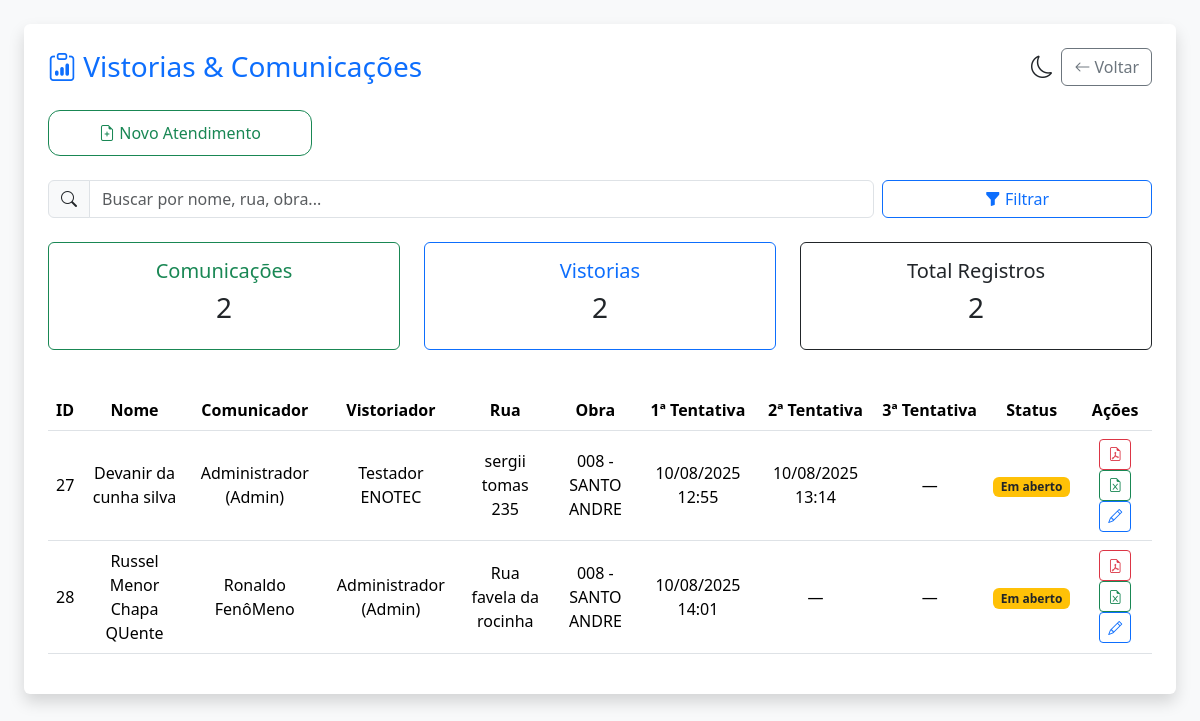
The app's page /atendimento/ (signed in) with its own data.
### app/models.py (models this page shows)
class ComunicacaoObra(db.Model):
    __tablename__ = 'comunicacao_obra'
    id = db.Column(db.Integer, primary_key=True)
    nome = db.Column(db.String(100), nullable=False)
    cpf = db.Column(db.String(20))
    endereco = db.Column(db.String(255))
    telefone = db.Column(db.String(50))
    bairro = db.Column(db.String(100))
    numero = db.Column(db.String(20))
    comunicado = db.Column(db.String(20))
    economia = db.Column(db.String(50))
    assinatura = db.Column(db.String(100))
    tipo_imovel = db.Column(db.String(200))
    data_envio = db.Column(db.DateTime, default=datetime.utcnow)
    obra_id = db.Column(db.Integer, db.ForeignKey('obra.id', name='fk_comunicacao_obra'))
    obra = db.relationship("Obra", backref="comunicacoes")
    usuario_id = db.Column(db.Integer, db.ForeignKey('user.id', name='fk_usuario_comunicacao'))
    usuario = db.relationship("User", backref="comunicacoes")  # ✅ AQUI
    vistorias = db.relationship("VistoriaImovel", back_populates="comunicacao", cascade="all, delete-orphan")

class User(db.Model):
    id = db.Column(db.Integer, primary_key=True)
    nome = db.Column(db.String(100), nullable=True)  # <-- temporariamente
    email = db.Column(db.String(120), unique=True, nullable=False)
    password = db.Column(db.String(120), nullable=False)
    cargo = db.Column(db.String(50), default="usuario")
    rg = db.Column(db.String(20), nullable=True)  # ✅ Adicionado aqui
    obra_id = db.Column(db.Integer, db.ForeignKey('obra.id'))
    obra = db.relationship('Obra', backref='usuarios')
    vistorias_responsavel = db.relationship(
        'VistoriaImovel',
        foreign_keys='VistoriaImovel.usuario_id',
        back_populates='usuario'
    )
    vistorias_que_finalizei = db.relationship(
        'VistoriaImovel',
        foreign_keys='VistoriaImovel.finalizada_por_user_id',
        back_populates='finalizada_por'
    )

class Obra(db.Model):
    id = db.Column(db.Integer, primary_key=True)
    nome = db.Column(db.String(100), nullable=False)
    descricao = db.Column(db.Text)
    endereco = db.Column(db.String(255))
    responsavel = db.Column(db.String(100))
    data_inicio = db.Column(db.Date)
    data_fim = db.Column(db.Date)
    criado_em = db.Column(db.DateTime, default=datetime.utcnow)

### app/atendimento/routes.py (the view)
@atendimento_bp.route("/")
def dashboard_unificado():
    if "user_id" not in session:
        return redirect(url_for("auth.login"))
    cargo = session.get("cargo")
    user_id = session.get("user_id")
    registros = []
    if cargo == "vistoriador":
        from app.models import User  # necessário se current_user não está funcionando
        usuario = User.query.get(user_id)
        obras_ids = [usuario.obra_id] if usuario and usuario.obra_id else []
    else:
        obras_ids = [obra.id for obra in Obra.query.all()]
    comunicacoes = ComunicacaoObra.query.filter(ComunicacaoObra.obra_id.in_(obras_ids)).all()
    vistorias = VistoriaImovel.query.filter(VistoriaImovel.obra_id.in_(obras_ids)).options(joinedload(VistoriaImovel.usuario)).all()
    ids_com_com_vistoria = [v.comunicacao_id for v in vistorias if v.comunicacao_id]
    for c in comunicacoes:
        if c.id not in ids_com_com_vistoria:
            registros.append({
                "id": c.id,
                "nome": c.nome,
                "rua": c.endereco,
                "obra": c.obra,
                "data_envio": c.data_envio,
                "finalizada": False,
                "comunicador": f"{c.usuario.nome} (Admin)" if c.usuario and c.usuario.cargo == "admin" else c.usuario.nome if c.usuario else "—"
            })
    for v in vistorias:
        registros.append({
    "id": v.id,
    "nome": v.nome_responsavel or (v.comunicacao.nome if v.comunicacao else "Sem nome"),
    "rua": v.rua or (v.comunicacao.endereco if v.comunicacao else "—"),
    "obra": v.obra,
    "data_envio": datetime.combine(v.data_1, v.hora_1) if v.data_1 and v.hora_1 else v.data_1,
    "segunda_tentativa": datetime.combine(v.data_2, v.hora_2) if v.data_2 and v.hora_2 else None,
    "terceira_tentativa": datetime.combine(v.data_3, v.hora_3) if v.data_3 and v.hora_3 else None,
    "finalizada": v.finalizada,
    "comunicador": (
        f"{v.comunicacao.usuario.nome} (Admin)" if v.comunicacao and v.comunicacao.usuario and v.comunicacao.usuario.cargo == "admin"
        else v.comunicacao.usuario.nome if v.comunicacao and v.comunicacao.usuario
        else "—"
    ),
    "vistoriador": (
        f"{v.usuario.nome} (Admin)" if v.usuario and v.usuario.cargo == "admin"
        else v.usuario.nome if v.usuario else "—"
    ),
})
    registros.sort(
        key=lambda r: datetime.combine(r["data_envio"], time.min) if r.get("data_envio") else datetime.min,
        reverse=True
    )
    return render_template("atendimento/dashboard.html",
                           registros=registros,
                           total_comunicacoes=len(comunicacoes),
                           total_vistorias=len(vistorias),
                           total_registros=len(registros))

### templates/atendimento/dashboard.html (shortened to what this page needs)
<!DOCTYPE html>
<html lang="pt-BR">
  <head>
    <link
      href="https://cdn.jsdelivr.net/npm/bootstrap@5.3.3/dist/css/bootstrap.min.css"
      rel="stylesheet"
    />
    <link
      href="https://cdn.jsdelivr.net/npm/bootstrap-icons@1.10.5/font/bootstrap-icons.css"
      rel="stylesheet"
    />
  </head>
  <body class="bg-light p-2 p-md-4">
    <div class="container-fluid bg-white p-4 rounded shadow">
      <div
        class="d-flex justify-content-between align-items-center mb-4 flex-wrap gap-2"
      >
        <h3 class="mb-0 text-primary">
          <i class="bi bi-clipboard-data"></i> Vistorias & Comunicações
        </h3>
        <div class="d-flex gap-2 align-items-center">
          <i
            class="bi bi-moon toggle-theme"
            title="Alternar modo escuro"
            onclick="toggleTheme()"
          ></i>
          <a
            href="{{ url_for('auth.dashboard') }}"
            class="btn btn-outline-secondary"
          >
            <i class="bi bi-arrow-left"></i>
            <span class="d-none d-sm-inline">Voltar</span>
          </a>
        </div>
      </div>
      <div class="row g-3 mb-4">
        <div class="col-12 col-sm-6 col-md-3">
          <a
            href="/atendimento/nova"
            class="btn btn-outline-success square-button w-100"
          >
            <i class="bi bi-file-earmark-plus"></i>
            <span class="d-none d-sm-inline">Novo Atendimento</span>
          </a>
        </div>
      </div>
      <form class="row g-2 mb-4" onsubmit="aplicarFiltro(); return false;">
        <div class="col-12 col-md-9">
          <div class="input-group">
            <span class="input-group-text"><i class="bi bi-search"></i></span>
            <input
              type="text"
              class="form-control"
              id="filtroBusca"
              placeholder="Buscar por nome, rua, obra..."
              oninput="aplicarFiltroAoDigitar()"
            />
          </div>
        </div>
        <div class="col-12 col-md-3">
          <button type="submit" class="btn btn-outline-primary w-100">
            <i class="bi bi-funnel-fill"></i> Filtrar
          </button>
        </div>
      </form>
      <div class="row text-center mb-4">
        <div class="col-12 col-sm-6 col-md-4 mb-3">
          <div class="card border-success h-100">
            <div class="card-body">
              <h5 class="card-title text-success">Comunicações</h5>
              <h3>{{ total_comunicacoes }}</h3>
            </div>
          </div>
        </div>
        <div class="col-12 col-sm-6 col-md-4 mb-3">
          <div class="card border-primary h-100">
            <div class="card-body">
              <h5 class="card-title text-primary">Vistorias</h5>
              <h3>{{ total_vistorias }}</h3>
            </div>
          </div>
        </div>
        <div class="col-12 col-md-4 mb-3">
          <div class="card border-dark h-100">
            <div class="card-body">
              <h5 class="card-title text-dark">Total Registros</h5>
              <h3>{{ total_registros }}</h3>
            </div>
          </div>
        </div>
      </div>
      {% if registros %}
      <div class="table-responsive">
        <table
          class="table table-hover align-middle text-center"
          id="tabelaRegistros"
        >
          <thead>
            <tr>
              <th>ID</th>
              <th>Nome</th>
              <th>Comunicador</th>
              <th>Vistoriador</th>
              <th class="d-none d-sm-table-cell">Rua</th>
              <th class="d-none d-md-table-cell">Obra</th>
              <th class="text-nowrap">1ª Tentativa</th>
              <th class="text-nowrap">2ª Tentativa</th>
              <th class="text-nowrap">3ª Tentativa</th>
              <th class="text-nowrap">Status</th>
              {% if session.cargo in ['admin', 'vistoriador'] %}
              <th class="text-nowrap">Ações</th>
              {% endif %}
            </tr>
          </thead>
          <tbody>
            {% for r in registros %}
            <tr>
              <td>{{ r.id }}</td>
              <td>{{ r.nome }}</td>
              <td>{{ r.comunicador }}</td>
              <td>{{ r.vistoriador }}</td>
              <td class="d-none d-sm-table-cell">{{ r.rua }}</td>
              <td class="d-none d-md-table-cell">
                {{ r.obra.nome if r.obra else "—" }}
              </td>
              <td>
                {% if r.data_envio %} {{ r.data_envio.strftime('%d/%m/%Y %H:%M')
                }} {% else %} — {% endif %}
              </td>
              <td>
                {% if r.segunda_tentativa %} {{
                r.segunda_tentativa.strftime('%d/%m/%Y %H:%M') }} {% else %} —
                {% endif %}
              </td>
              <td>
                {% if r.terceira_tentativa %} {{
                r.terceira_tentativa.strftime('%d/%m/%Y %H:%M') }} {% else %} —
                {% endif %}
              </td>
              <td>
                {% if r.finalizada %}
                <span class="badge bg-success">Finalizado</span>
                {% else %}
                <span class="badge bg-warning text-dark">Em aberto</span>
                {% endif %}
              </td>
              {% if session.cargo in ['admin', 'vistoriador'] %}
              <td>
                <a
                  href="{{ url_for('atendimento.gerar_laudo_weasy', id=r.id) }}"
                  class="btn btn-sm btn-outline-danger"
                >
                  <i class="bi bi-file-earmark-pdf"></i>
                </a>
                <a
                  href="{{ url_for('atendimento.gerar_excel_vistoria', id=r.id) }}"
                  class="btn btn-sm btn-outline-success"
                >
                  <i class="bi bi-file-earmark-excel"></i>
                </a>
                <a
                  href="{{ url_for('atendimento.editar_atendimento', id=r.id) }}"
                  class="btn btn-sm btn-outline-primary"
                >
                  <i class="bi bi-pencil"></i>
                </a>
              </td>
              {% endif %}
            </tr>
            {% endfor %}
          </tbody>
        </table>
      </div>
      {% else %}
      <p class="text-muted text-center mt-4">
        Nenhum registro encontrado ainda.
      </p>
      {% endif %}
    </div>
  </body>
</html>

### templates/atendimento/dashboard.html (style rules this page uses)
.toggle-theme { cursor: pointer; font-size: 1.4rem; }
.square-button { aspect-ratio: display: flex; flex-direction: column; justify-content: center; align-items: center; text-align: center; padding: 10px; border-radius: 12px; transition: all 0.2s ease-in-out; }

### records on screen
ComunicacaoObra: nome "Devanir da cunha silva", rua "sergii tomas 235"
User: vistoriador "Testador ENOTEC"
Obra: obra "008 - SANTO ANDRE" "008 - SANTO ANDRE"
ComunicacaoObra: nome "Russel Menor Chapa QUente", rua "Rua favela da rocinha"
User: comunicador "Ronaldo FenôMeno"

### other values on screen
{{ total_comunicacoes }} "2"
{{ total_vistorias }} "2"
{{ total_registros }} "2"
{{ r.id }} "27" "28"
{{ r.comunicador }} "Administrador (Admin)"
{{ r.data_envio.strftime('%d/%m/%Y %H:%M') }} "10/08/2025 12:55" "10/08/2025 14:01"
{{ r.segunda_tentativa.strftime('%d/%m/%Y %H:%M') }} "10/08/2025 13:14"
{{ r.vistoriador }} "Administrador (Admin)"
